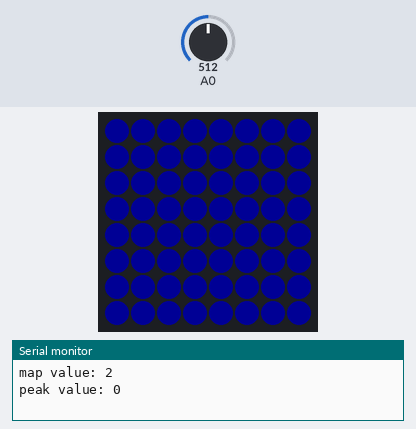
Simulated run of this sketch. Board: ESP8266 (NodeMCU). On the bench: 8×8 RGB LED matrix (first LED top left, wired row by row), the last lines printed to the serial monitor. The inputs (shaded band) are chosen by the test bench; at power-on: A0 = 512. Dim RGB values are drawn brighter than linear.

Above: at 0.31 s.
At 4.2 s:
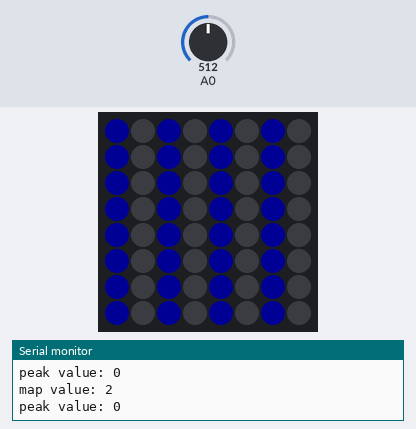
At 11.59 s:
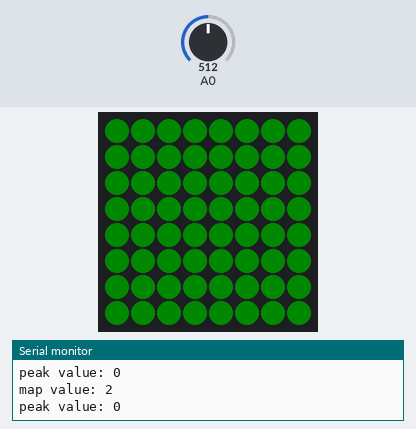
At 15.36 s:
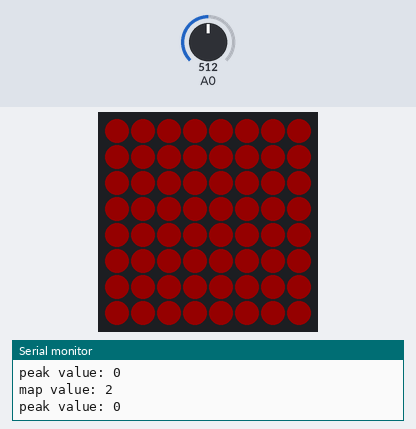
At 18.91 s:
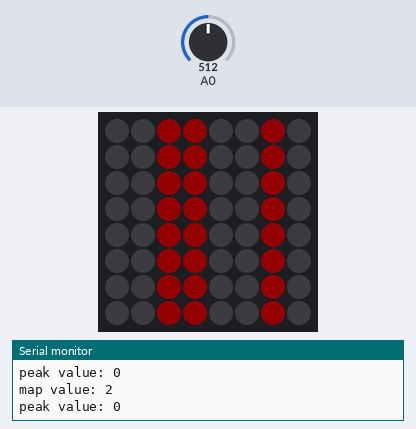
At 33.5 s:
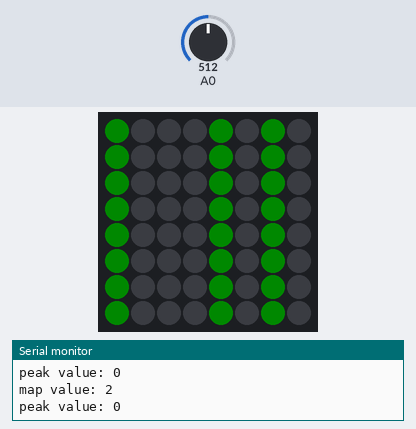

Measured:
- what the display in image 1 shows lasts 0.6 s, from 4.2 s to 4.8 s

The sketch:

src.ino
```cpp
#include <FastLED.h>
#define LED_PIN D3
#define LED_TYPE WS2812B
#define COLOR_ORDER GRB

#define amarillo CRGB::Yellow
#define negro CRGB::Black
#define rojo CRGB::Red
#define azul CRGB::Blue
#define morado CRGB::Purple
#define naranja CRGB::OrangeRed
#define verde CRGB::Green
#define aguamarina CRGB::Cyan
#define rosado CRGB::Fuchsia
#define verdedos CRGB::LimeGreen
#define raro CRGB::DarkOrchid
#define rarodos CRGB::DeepPink

const uint8_t matrixWidth = 8;
const uint8_t matrixHeight = 8;
#define NUM_LEDS (matrixWidth * matrixHeight)

int BRIGHTNESS = 20;
CRGB leds[matrixWidth * matrixHeight];

int animator = 0;
const int sampleWindow = 50; // Sample window width in mS (50 mS = 20Hz)
unsigned int sample;

int inputMin = -2;
int inputMax = 110;

int rangeMin = 20;

int rangeMiddleMin = 21;
int rangeMiddleMax = 60;

int rangleMax = 61;

void setup() {
  Serial.begin(115200);
  LEDS.addLeds<LED_TYPE, LED_PIN, COLOR_ORDER>(leds, NUM_LEDS);
  FastLED.setBrightness(BRIGHTNESS);
}

#define ESCENAS1 2
CRGB matrix1[ESCENAS1][8][8] = {
  {
    {azul, azul, azul, azul, azul, azul, azul, azul},
    {azul, azul, azul, azul, azul, azul, azul, azul},
    {azul, azul, azul, azul, azul, azul, azul, azul},
    {azul, azul, azul, azul, azul, azul, azul, azul},
    {azul, azul, azul, azul, azul, azul, azul, azul},
    {azul, azul, azul, azul, azul, azul, azul, azul},
    {azul, azul, azul, azul, azul, azul, azul, azul},
    {azul, azul, azul, azul, azul, azul, azul, azul},
  },
  {
    {azul, negro, azul, negro, azul, negro, azul, negro},
    {azul, negro, azul, negro, azul, negro, azul, negro},
    {azul, negro, azul, negro, azul, negro, azul, negro},
    {azul, negro, azul, negro, azul, negro, azul, negro},
    {azul, negro, azul, negro, azul, negro, azul, negro},
    {azul, negro, azul, negro, azul, negro, azul, negro},
    {azul, negro, azul, negro, azul, negro, azul, negro},
    {azul, negro, azul, negro, azul, negro, azul, negro},
  },
};

#define ESCENAS2 2
CRGB matrix2[ESCENAS2][8][8] = {
  {
    {verde, verde, verde, verde, verde, verde, verde, verde},
    {verde, verde, verde, verde, verde, verde, verde, verde},
    {verde, verde, verde, verde, verde, verde, verde, verde},
    {verde, verde, verde, verde, verde, verde, verde, verde},
    {verde, verde, verde, verde, verde, verde, verde, verde},
    {verde, verde, verde, verde, verde, verde, verde, verde},
    {verde, verde, verde, verde, verde, verde, verde, verde},
    {verde, verde, verde, verde, verde, verde, verde, verde},
  },
    {
    {verde, negro, negro, negro, verde, negro, verde, negro},
    {verde, negro, negro, negro, verde, negro, verde, negro},
    {verde, negro, negro, negro, verde, negro, verde, negro},
    {verde, negro, negro, negro, verde, negro, verde, negro},
    {verde, negro, negro, negro, verde, negro, verde, negro},
    {verde, negro, negro, negro, verde, negro, verde, negro},
    {verde, negro, negro, negro, verde, negro, verde, negro},
    {verde, negro, negro, negro, verde, negro, verde, negro},
  },
};

#define ESCENAS3 2
CRGB matrix3[ESCENAS3][8][8] = {
  {
    {rojo, rojo, rojo, rojo, rojo, rojo, rojo, rojo},
    {rojo, rojo, rojo, rojo, rojo, rojo, rojo, rojo},
    {rojo, rojo, rojo, rojo, rojo, rojo, rojo, rojo},
    {rojo, rojo, rojo, rojo, rojo, rojo, rojo, rojo},
    {rojo, rojo, rojo, rojo, rojo, rojo, rojo, rojo},
    {rojo, rojo, rojo, rojo, rojo, rojo, rojo, rojo},
    {rojo, rojo, rojo, rojo, rojo, rojo, rojo, rojo},
    {rojo, rojo, rojo, rojo, rojo, rojo, rojo, rojo},
  },
  {
    {negro, negro, rojo, rojo, negro, negro, rojo, negro},
    {negro, negro, rojo, rojo, negro, negro, rojo, negro},
    {negro, negro, rojo, rojo, negro, negro, rojo, negro},
    {negro, negro, rojo, rojo, negro, negro, rojo, negro},
    {negro, negro, rojo, rojo, negro, negro, rojo, negro},
    {negro, negro, rojo, rojo, negro, negro, rojo, negro},
    {negro, negro, rojo, rojo, negro, negro, rojo, negro},
    {negro, negro, rojo, rojo, negro, negro, rojo, negro},
  },
};

void loop() {
  unsigned long startMillis = millis(); // Start of sample window
  unsigned int peakToPeak = 0;

  unsigned int signalMax = 0;
  unsigned int signalMin = 1024;

  // collect data for 50 mS
  while (millis() - startMillis < sampleWindow) {
    sample = analogRead(0);
    if (sample < 1024) {
      if (sample > signalMax) {
        signalMax = sample;
      }
      else if (sample < signalMin) {
        signalMin = sample;
      }
    }
  }

  peakToPeak = signalMax - signalMin;
  int changeAnimation = map(peakToPeak, inputMin, inputMax, 0, 100);

  for (int i = 0; i < matrixHeight; i++) {
    for (int j = 0; j < matrixWidth; j++) {
      // microfono
      // if (changeAnimation < rangeMin) {
      //   leds[i * matrixWidth + j] = matrix1[animator % ESCENAS1][i][j];
      // } else if (changeAnimation > rangeMiddleMin && changeAnimation < rangeMiddleMax) {
      //   leds[i * matrixWidth + j] = matrix2[animator % ESCENAS2][i][j];
      // } else if (changeAnimation > rangleMax) {
      //   leds[i * matrixWidth + j] = matrix3[animator % ESCENAS3][i][j];
      // }
      // contador
      if (animator < rangeMin) {
        leds[i * matrixWidth + j] = matrix1[animator % ESCENAS1][i][j];
      } else if (animator > rangeMiddleMin && animator < rangeMiddleMax) {
        leds[i * matrixWidth + j] = matrix2[animator % ESCENAS2][i][j];
      } else if (animator > rangleMax) {
        leds[i * matrixWidth + j] = matrix3[animator % ESCENAS3][i][j];
      }

      // if (changeAnimation < 10) {
      //   FastLED.setBrightness(0);
      //   FastLED.clear();
      // } else {
      //   FastLED.setBrightness(100);
      // }
      FastLED.show();
    }
  }

  animator = (animator + 1) % 100;
  Serial.print("map value: ");
  Serial.println(changeAnimation);
  Serial.print("peak value: ");
  Serial.println(peakToPeak);
}
```
